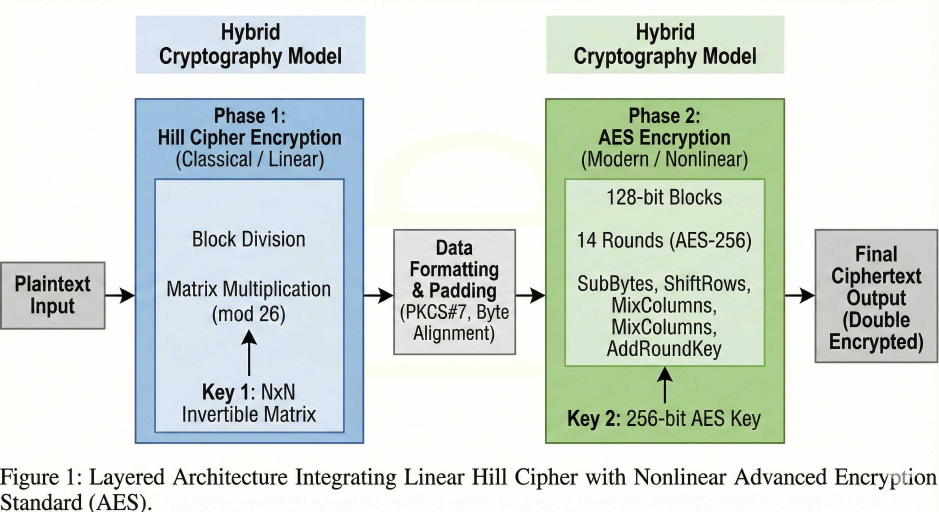
#> input picture assets/attacked_compressed.jpg, 2816 x 1536 px (shown at 1/3 size)
$ python -i watermark.py   (imports and definitions only)
#> lines starting #> are read from the running program, lines starting #| are printed output that depends on the picture; pictures that were not available may be replaced by others from this repository, and a replacement may not be noted
import cv2
import pywt
import numpy as np
import hashlib

class WatermarkHandler:
    def __init__(self, watermark_path="assets/watermark.png"):
        self.watermark_path = watermark_path
        self.alpha = 0.2

    # --- ROBUST LAYER (DWT) ---
    def embed_watermark(self, image_path, output_path):
        """Embeds robust DWT watermark into HH band."""
#> called with image_path = '../assets/attacked_compressed.jpg', output_path = 'out.png'
        print(f"[*] Watermarking image (High Frequency): {image_path}")

        img = cv2.imread(image_path)
#> img is the input picture: shape (1536, 2816, 3); mean B, G, R 215.9, 222.6, 214.2
        if img is None: raise ValueError(f"Image not found: {image_path}")

        h, w, _ = img.shape
#> h = 1536; w = 2816
        # Ensure even dimensions
        h = h if h % 2 == 0 else h - 1
        w = w if w % 2 == 0 else w - 1
        img = img[:h, :w]

        logo = cv2.imread(self.watermark_path, cv2.IMREAD_GRAYSCALE)
#> logo: shape (1536, 2816); min 0, max 255, mean 219.2
        if logo is None: raise ValueError("Watermark logo not found")
        logo = cv2.bitwise_not(logo)
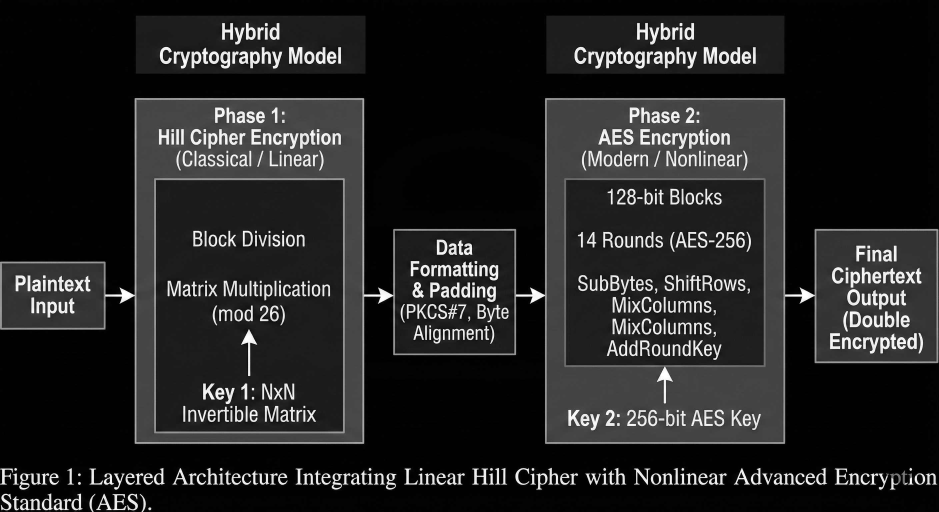
#> logo: shape (1536, 2816) (shown at 1/3 size); min 0, max 255, mean 35.8

        logo = cv2.resize(logo, (w//2, h//2))
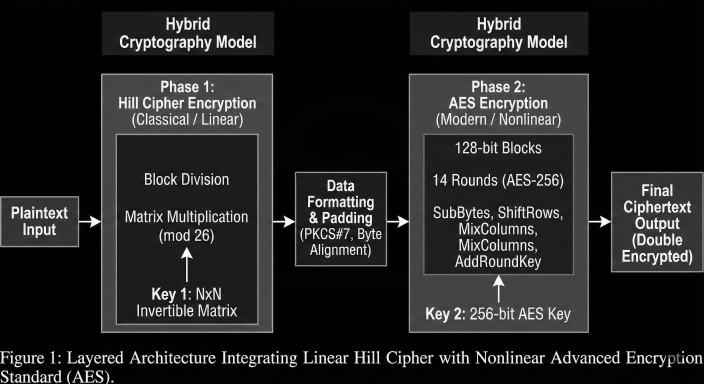
#> logo: shape (768, 1408) (shown at 1/2 size); min 0, max 255, mean 35.8

        (B, G, R) = cv2.split(img)
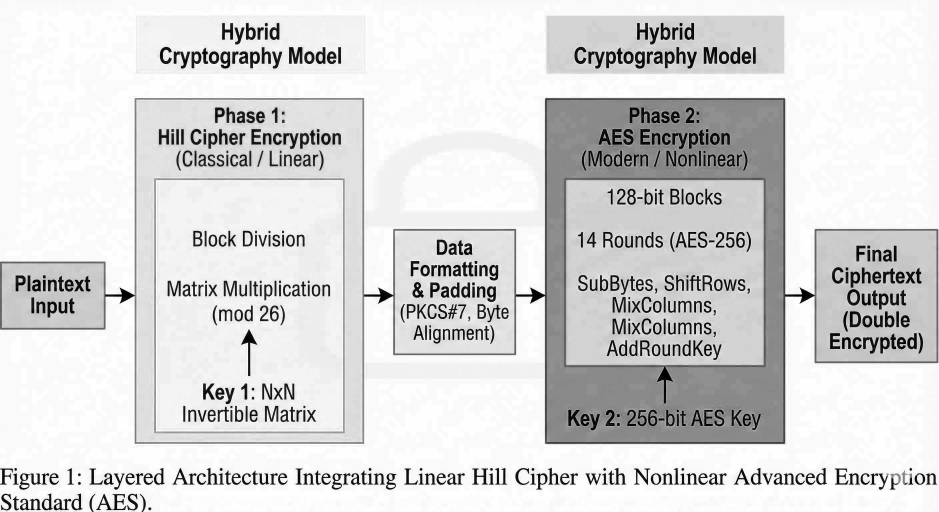
#> B: shape (1536, 2816) (shown at 1/3 size); min 0, max 255, mean 215.9
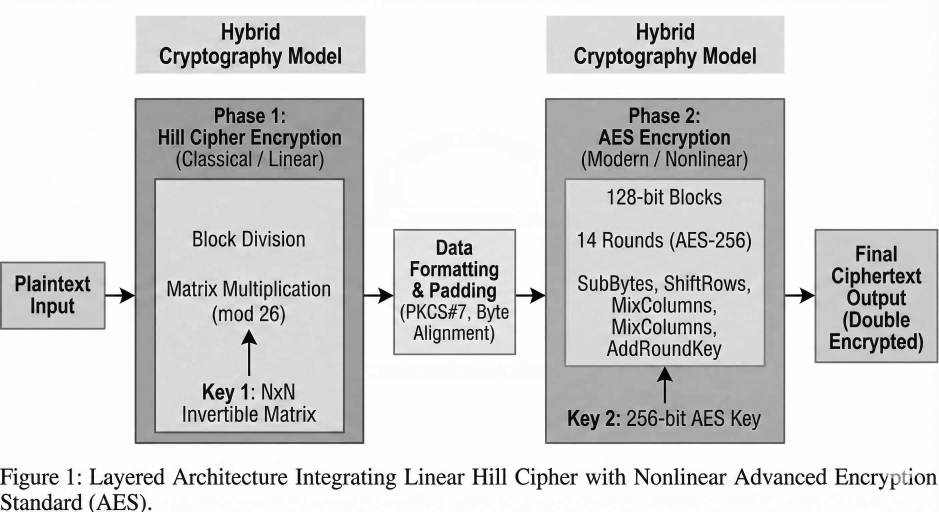
#> R: shape (1536, 2816) (shown at 1/3 size); min 0, max 255, mean 214.2
        img_float = np.float32(B)

        coeffs = pywt.dwt2(img_float, 'haar')
        LL, (LH, HL, HH) = coeffs
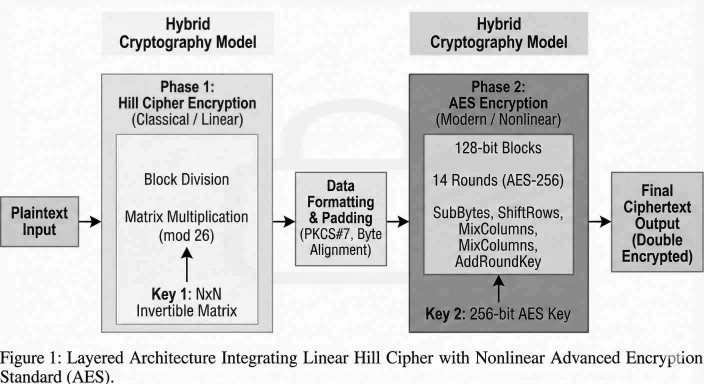
#> LL: shape (768, 1408) float32 (shown at 1/2 size); min 0, max 510, mean 431.7; drawn with min black and max white
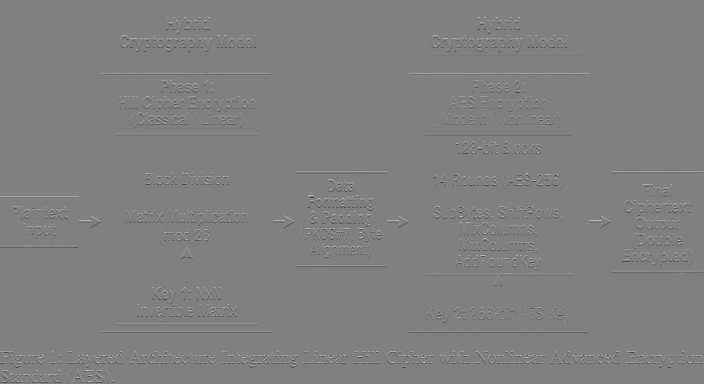
#> LH: shape (768, 1408) float32 (shown at 1/2 size); min -221, max 219, mean 0; drawn with min black and max white

        # Embed in HH (High Frequency) for invisibility
        watermark_embedding = self.alpha * logo
        HH_new = HH + watermark_embedding
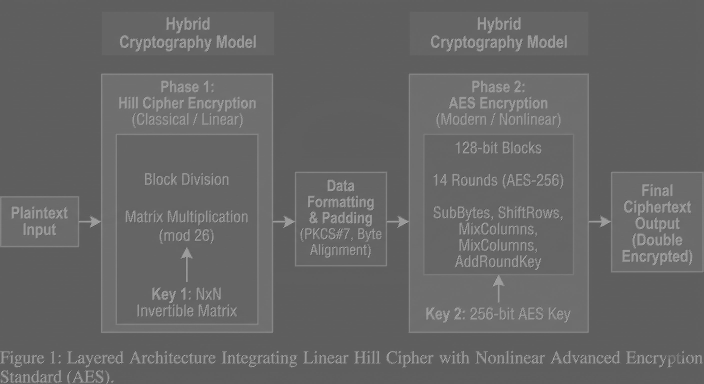
#> HH_new: shape (768, 1408) float64 (shown at 1/2 size); min -76.8, max 130.5, mean 7.2; drawn with min black and max white

        new_coeffs = (LL, (LH, HL, HH_new))
        img_reconstructed = pywt.idwt2(new_coeffs, 'haar')

        img_reconstructed = np.clip(img_reconstructed, 0, 255)
        img_reconstructed = np.uint8(img_reconstructed)

        merged_img = cv2.merge((img_reconstructed, G, R))
        cv2.imwrite(output_path, merged_img)
        return output_path

    # [108 lines left out: functions extract_watermark, embed_fragile_seal, verify_fragile_seal, embed_watermark_to_frame, not called in this run]

>>> result = WatermarkHandler().embed_watermark('../assets/attacked_compressed.jpg', 'out.png')
